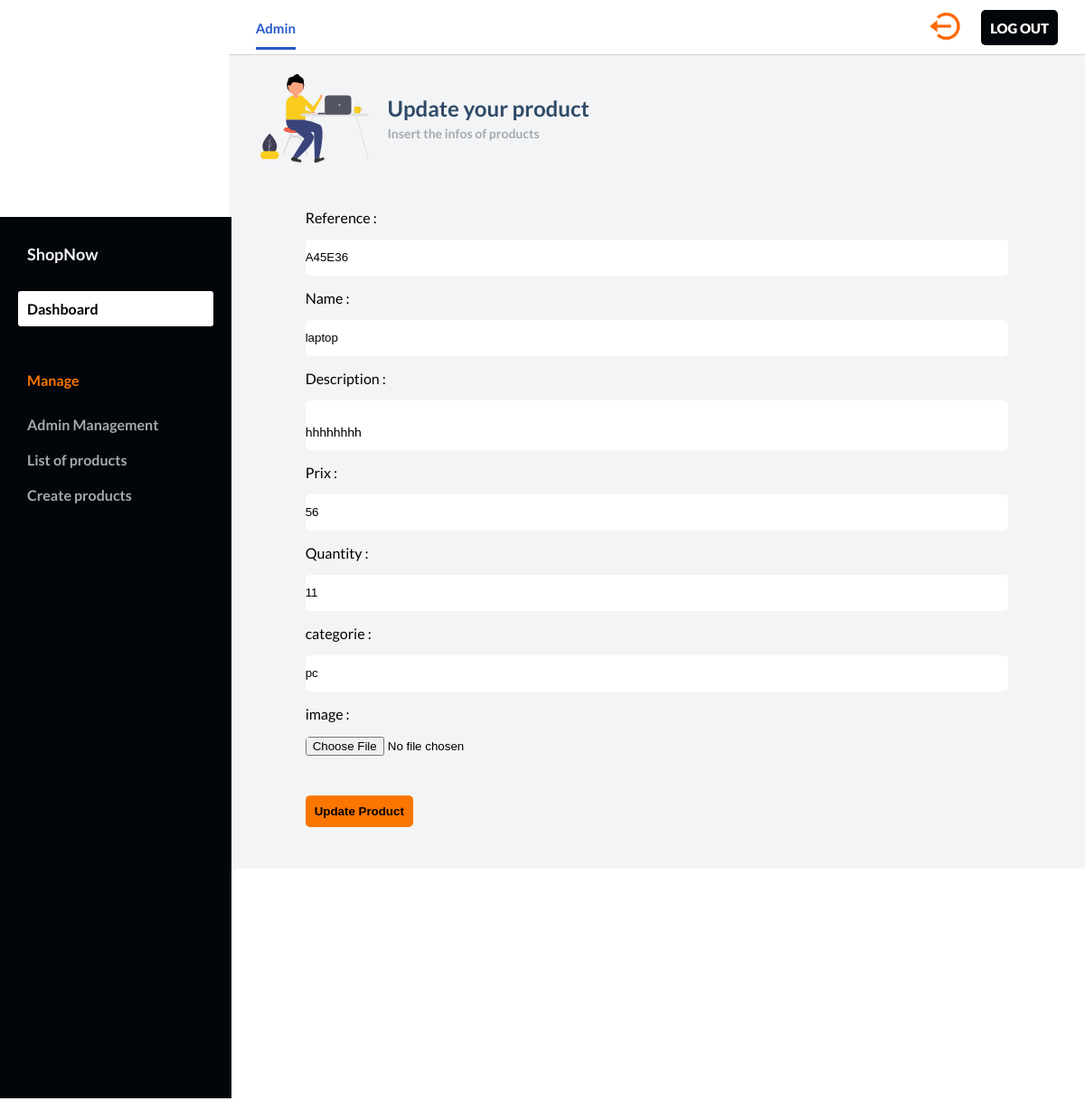
/brief4/pages/update.php?updateid=1, run on the app's committed database.
### tables this page shows
CREATE TABLE `produits` (
  `id_p` int(11) NOT NULL,
  `reference` varchar(100) NOT NULL,
  `nom` varchar(20) NOT NULL,
  `descriptions` varchar(200) NOT NULL,
  `prix` float NOT NULL,
  `quantite` int(11) NOT NULL,
  `categorie` varchar(200) NOT NULL,
  `images` varchar(200) NOT NULL
);

### brief4/pages/update.php (the view, shortened to what this page needs)
<?php
 include 'connexion.php';
  $id=$_GET["updateid"];
 $sql="SELECT * FROM produits where id_p like $id";
 $result=mysqli_query($link,$sql);
 if($result){
  if(mysqli_num_rows($result) > 0){
  while($row = mysqli_fetch_assoc($result)){
    $referencespr=$row['reference'];
    $namepr=$row['nom'];
    $decriptionpr=$row['descriptions'];
    $pricepr=$row['prix'];
    $qtepr=$row['quantite'];
    $catepr=$row['categorie'];
    $newNmae=$row['images'];
  }
 }
}
?>
<!DOCTYPE html>
<html lang="en">
<head>
    <link rel="stylesheet" href="../css/admin.css">
    <link rel="stylesheet" href="../css/dash.css" />
<body id="body">
    <div class="container">
        <nav class="navbar">
            <div class="navbar__left">
                <a class="active_link" href="#">Admin</a>
            </div>
            <div class="navbar__right">
                <a href="#">
                    <img width="40" src="../images/logout.png" alt="" />
                    <div class="sidebar__logout">
                        <a href="logout.php">Log out</a>
                    </div>
                </a>
            </div>
        </nav>
        <main style="height:900px">
            <div class="main__container">
                <div class="main__title">
                    <img src="../images/hello.svg" alt="" />
                    <div class="main__greeting">
                        <h1>Update your product</h1>
                        <p>Insert the infos of products</p>
                    </div>
                </div>
                <div class="form_container">
                    <form action="" method="POST" enctype="multipart/form-data">
                        <div class="cont">
                            <label> Reference :</label>
                            <input class="refer" type="text" id="referP" placeholder="  Enter your reference"
                                name="referPr" <?php echo "value=".$referencespr; ?> require>
                        </div>
                        <div class="cont">
                            <label> Name :</label>
                            <input class="inp" type="text" id="nameP" placeholder="  Enter your product" name="namePr"
                                <?php echo "value=".$namepr; ?> require>
                        </div>
                        <div class="cont">
                            <label> Description :</label>
                            <input <?php echo 'value='.$decriptionpr; ?>
                                style="padding-top:15px;width:100%; height: 40px; border: none;border-radius: 5px; font-size:14px; font-family:Lato,'sans-serif';"
                                id="descr" placeholder="Describe your product" name="descrPr"
                                <?php echo "value=".$decriptionpr; ?>>
                        </div>
                        <div class="cont">
                            <label> Prix :</label>
                            <input class="inp" type="number" id="prix" placeholder="  Enter price" name="pricePr"
                                <?php echo "value=".$pricepr; ?> require>
                        </div>
                        <div class="cont">
                            <label> Quantity :</label>
                            <input class="inp" type="number" id="qte" placeholder="  Enter the quantity" name="qtePr"
                                <?php echo "value=".$qtepr; ?> require>
                        </div>
                        <div class="cont">
                            <label> categorie :</label>
                            <input class="inp" type="text" id="cat" placeholder="  Enter the categorie" name="catPr"
                                <?php echo "value=".$catepr; ?> require>
                        </div>
                        <div class="cont">
                            <label> image :</label>
                            <input class="inp" accept="image/*" type="file" id="img" placeholder="  Choose image"
                                name="file" <?php echo "value=".$newNmae; ?> require>
                        </div>
                        <div class="butt_cont">
                            <button type="submit" class="btn" style="text-decoration:none">Update Product</button>
                        </div>
                    </form>
                </div>
            </div>
    </div>
    <div id="sidebar" style="height: 935px;margin-top: -60%;">
        <div class="sidebar__title">
            <div class="sidebar__img">
                <h1>ShopNow</h1>
            </div>
        </div>
        <div class="sidebar__menu">
            <div class="sidebar__link active_menu_link">
                <a href="dashboard.php">Dashboard</a>
            </div>
            <h2>Manage</h2>
            <div class="sidebar__link">
                <a href="adminManage.php">Admin Management</a>
            </div>
            <div class="sidebar__link">
                <a href="liste.php">List of products</a>
            </div>
            <div class="sidebar__link">
                <a href="create.php">Create products</a>
            </div>
        </div>
    </div>
</body>
</html>

### brief4/css/admin.css (style rules this page uses)
.form_container { padding: 50px; }
.cont { margin-bottom: 15px; }
label { display: block; margin-bottom: 15px; }
input { width:100%; height: 40px; border: none; border-radius: 5px; }
.btn { background-color: #FB7600; padding: 10px; border-radius:5px; border:none; margin-top: 10px; font-weight: bold; }

### brief4/css/dash.css (style rules this page uses)
* { margin: 0; padding: 0; }
body { box-sizing: border-box; font-family: "Lato", sans-serif; }
.container { display: grid; height: 120vh; grid-template-columns: 0.8fr 1fr 1fr 1fr; grid-template-rows: 0fr 3fr; grid-template-areas: "sidebar nav nav nav" "sidebar main main main"; }
.navbar { background: #ffffff; grid-area: nav; height: 60px; display: flex; align-items: center; justify-content: space-between; padding: 0 30px 0 30px; border-bottom: 1px solid lightgray; }
.navbar__left > a { margin-right: 30px; text-decoration: none; color: #a5aaad; font-size: 15px; font-weight: 700; }
.navbar__left .active_link { color: #265acc; border-bottom: 3px solid #265acc; padding-bottom: 12px; }
.navbar__right { display: flex; justify-content: center; align-items: center; }
.navbar__right > a { margin-left: 20px; text-decoration: none; }
main { background: #f3f4f6; grid-area: main; overflow-y: hidden; height: 750px; }
.main__container { padding: 20px 35px; }
.main__title { display: flex; align-items: center; }
.main__title > img { max-height: 100px; object-fit: contain; margin-right: 20px; }
.main__greeting > h1 { font-size: 24px; color: #2e4a66; margin-bottom: 5px; }
.main__greeting > p { font-size: 14px; font-weight: 700; color: #a5aaad; }
#sidebar { background: #020509; grid-area: sidebar; overflow-y: hidden; padding: 20px; -webkit-transition: all 0.5s; transition: all 0.5s; display: inline-block; margin-top: -250%; width: 18%; height: 780px; }
.sidebar__title { display: flex; justify-content: space-between; align-items: center; color: #f3f4f6; margin-bottom: 30px; }
.sidebar__img { display: flex; align-items: center; }
.sidebar__title > div > h1 { font-size: 18px; display: inline; margin-left: 10px; margin-top: 10px; }
.sidebar__menu > h2 { color: #fb7600; font-size: 16px; margin-top: 50px; margin-bottom: 20px; padding: 0 10px; font-weight: 700; }
.sidebar__link { color: #f3f4f6; padding: 10px; border-radius: 3px; margin-bottom: 0px; }
.active_menu_link { background: #ffffff; color: #fb7600; }
.active_menu_link a { color: #000000 !important; }
.sidebar__link > a { text-decoration: none; color: #a5aaad; font-weight: 700; }
.sidebar__logout { margin: auto; margin-left: 20px; padding: 10px; color: #fffefe; font-weight: 800; background-color: #020509; border-radius: 5px; }
.sidebar__logout > a { text-decoration: none; color: #ffffff; font-weight: bolder; text-transform: uppercase; font-size: 15px; }

### data on the page
produits: referPr "A45E36", namePr "laptop", descrPr "hhhhhhhh", pricePr "56", qtePr "11", catPr "pc"
